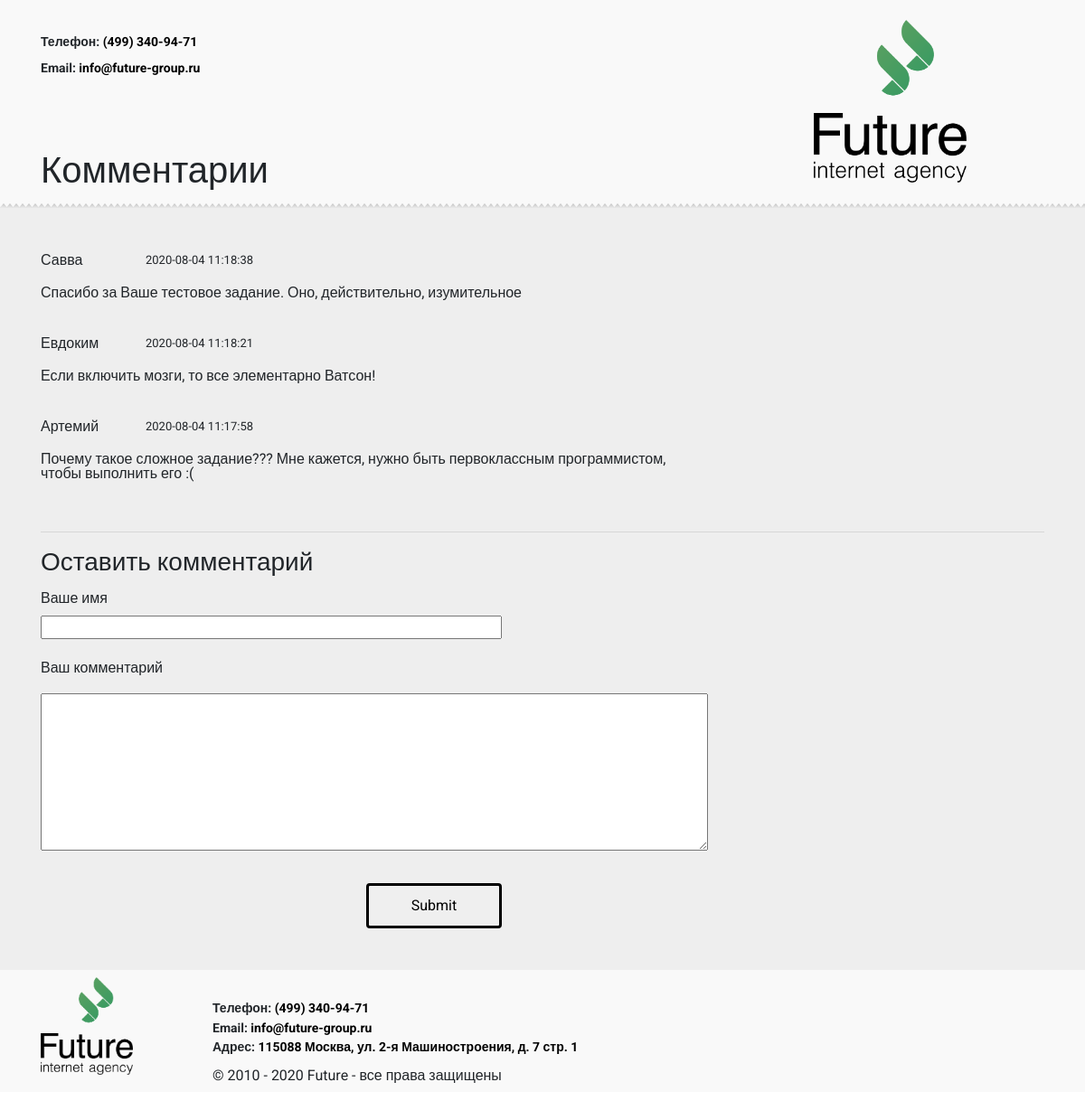
Page /project/index.php on the committed database.
### tables this page shows
CREATE TABLE `comments` (
  `id` int(11) NOT NULL,
  `name` varchar(50) NOT NULL,
  `text` text NOT NULL,
  `pubdate` datetime NOT NULL DEFAULT current_timestamp()
);

### project/comments.php (the view)
<?php
    $comments = mysqli_query($connection, "SELECT * FROM `comments` ORDER BY `pubdate` DESC");
    while( $comment = mysqli_fetch_assoc($comments) ) {
        ?>
            <div class="col-lg-8">
                <div class="comments__element">
                    <div class="comments__title">
                        <p><?php echo $comment['name']; ?><span><?php echo $comment['pubdate']; ?></span> </p>
                    </div>
                    <div class="comments__text">
                        <p><?php echo $comment['text']; ?></p>
                    </div>
                </div>
            </div>
        <?php
    }
    ?>

### project/index.php (shortened to what this page needs)
<!DOCTYPE html>
<html lang="ru">
<head>
    <link rel="stylesheet" type="text/css" href="css/style.css">
    <link rel="stylesheet" type="text/css" href="css/bootstrap-4.5.0/bootstrap.min.css">
</head>
<body>
    <div class="wrapper">
        <header class="header">
            <div class="container">
                <div class="row">
                    <div class="col-lg-3">
                        <div class="header__information">
                            <p>Телефон: <a href="tel: 4993409471">(499) 340-94-71</a></p>
                            <p>Email: <a href="mailto: info@future-group.ru">info@future-group.ru</a></p>
                        </div>
                        <div class="header__title">
                            <h1>Комментарии</h1>
                        </div>
                    </div>
                    <div class="col-lg-3 d-flex ml-auto">
                        <div class="header__logo">
                            <img src="img/logo.png" alt="logo">
                        </div>
                    </div>
                </div>
            </div>
        </header>
        <div class="comments">
            <div class="container">
                <?php require_once "addComments.php"; ?>
                <div class="row">
                    <?php require_once "comments.php"; ?>
                </div>
                <hr>
                <div class="row">
                    <div class="col-lg-6">
                        <div id="comments__form" class="comments__form">
                            <h3>Оставить комментарий</h3>
                            <form action="/" method="POST" name="comment">
                                <div class="comments__name">
                                    <lable><p>Ваше имя</p></lable>
                                    <input type="text" name="name">
                                </div>
                                <div class="comments__text">
                                    <lable><p>Ваш комментарий</p></lable>
                                    <textarea name="text" cols="70" rows="7"></textarea>
                                </div>
                                <div class="comments__button">
	                                <p><input type="submit" name="button"></p>
                                </div>
                            </form>
                        </div>
                    </div>
                </div>
            </div>
        </div>
        <footer class="footer">
            <div class="container">
                <div class="row">
                    <div class="col-lg-2">
                        <div class="footer__logo d-flex ml-auto">
                            <img src="img/logo.png" alt="logo">
                        </div>
                    </div>
                    <div class="col-lg-6">
                        <div class="footer__information">
                            <p>Телефон: <a href="tel: 4993409471">(499) 340-94-71</a></p>
                            <p>Email: <a href="mailto: info@future-group.ru">info@future-group.ru</a></p>
                            <p>Адрес: <a href="">115088 Москва, ул. 2-я Машиностроения, д. 7 стр. 1</a></p>
                        </div>
                        <div class="copyright">
                            <p> &#169; 2010 - <?php echo date(Y); ?> Future - все права защищены</p>
                        </div>
                    </div>
                </div>
            </div>
        </footer>
    </div>
</body>
</html>

### project/css/style.css (style rules this page uses)
body { font-family: 'Roboto', sans-serif; }
a { text-decoration: none; margin: 0 0; padding: 0 0; color: black; font-family: 'Roboto', sans-serif; }
p { font-family: 'Roboto', sans-serif; }
h1, h2, h3, h4, h5 { font-family: 'Roboto', sans-serif; }
.wrapper { background-color: #eeeeee; }
.header { height: 230px; background-image: url(../img/header.png); }
.header__information { padding-top: 40px; }
.header__information p { font-size: 14px; font-weight: bold; text-decoration: none; line-height: 0.9em; }
.header__information a { text-decoration: none; color: black; }
.header__title { margin-top: 33%; }
.header__logo img { height: 180px; width: auto; margin-top: 22px; }
.comments { height: auto; margin-top: 50px; }
.comments__element { margin-bottom: 40px; }
.comments__element p { line-height: 1em; }
.comments__title { margin-bottom: 5px; }
.comments__title span { float: right; white-space: nowrap; padding-right: 495px; font-size: 13px; }
.comments__name { margin-top: 20px; line-height: 0.4em; }
.comments__text { margin-top: 20px; }
.comments__name input { width: 510px; }
.comments__button { margin: 30px ; float: right; }
.comments__button input { border: 3px solid black; border-radius: 4px; width: 150px; height: 50px; }
.footer { height: 135px; background-color: #f9f9f9; }
.footer__logo img { height: 108px; width: auto; margin-top: 8px; }
.footer__information { padding-top: 40px; }
.footer__information p { font-size: 14px; font-weight: bold; text-decoration: none; line-height: 0.4em; }
.footer__information a { text-decoration: none; color: black; }

### rows in the picture
comments: name "Савва", pubdate "2020-08-04 11:18:38", text "Спасибо за Ваше тестовое задание. Оно, действительно, изумительное"
comments: name "Евдоким", pubdate "2020-08-04 11:18:21", text "Если включить мозги, то все элементарно Ватсон!"
comments: name "Артемий", pubdate "2020-08-04 11:17:58", text "Почему такое сложное задание??? Мне кажется, нужно быть первоклассным программистом, чтобы выполнить его :("

### other values in the picture
date(Y) "2020"
